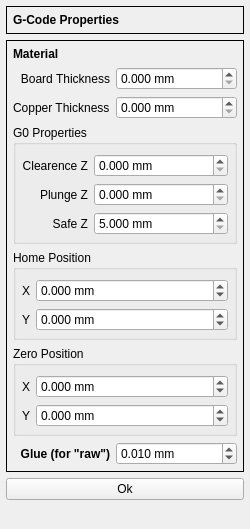
<?xml version="1.0" encoding="UTF-8"?>
<ui version="4.0">
 <class>GCodePropertiesForm</class>
 <widget class="QWidget" name="GCodePropertiesForm">
  <property name="geometry">
   <rect>
    <x>0</x>
    <y>0</y>
    <width>250</width>
    <height>529</height>
   </rect>
  </property>
  <property name="minimumSize">
   <size>
    <width>250</width>
    <height>0</height>
   </size>
  </property>
  <property name="windowTitle">
   <string>Form</string>
  </property>
  <layout class="QVBoxLayout" name="verticalLayout">
   <property name="leftMargin">
    <number>6</number>
   </property>
   <property name="topMargin">
    <number>6</number>
   </property>
   <property name="rightMargin">
    <number>6</number>
   </property>
   <property name="bottomMargin">
    <number>6</number>
   </property>
   <item>
    <widget class="QFrame" name="frame">
     <property name="sizePolicy">
      <sizepolicy hsizetype="Preferred" vsizetype="Fixed">
       <horstretch>0</horstretch>
       <verstretch>0</verstretch>
      </sizepolicy>
     </property>
     <property name="frameShape">
      <enum>QFrame::Panel</enum>
     </property>
     <property name="frameShadow">
      <enum>QFrame::Plain</enum>
     </property>
     <property name="lineWidth">
      <number>1</number>
     </property>
     <property name="midLineWidth">
      <number>0</number>
     </property>
     <layout class="QVBoxLayout" name="verticalLayout_3">
      <property name="leftMargin">
       <number>6</number>
      </property>
      <property name="topMargin">
       <number>6</number>
      </property>
      <property name="rightMargin">
       <number>6</number>
      </property>
      <property name="bottomMargin">
       <number>6</number>
      </property>
      <item>
       <widget class="QLabel" name="label">
        <property name="font">
         <font>
          <weight>75</weight>
          <bold>true</bold>
         </font>
        </property>
        <property name="text">
         <string>G-Code Properties</string>
        </property>
       </widget>
      </item>
     </layout>
    </widget>
   </item>
   <item>
    <widget class="QFrame" name="frame_2">
     <property name="frameShape">
      <enum>QFrame::Panel</enum>
     </property>
     <property name="frameShadow">
      <enum>QFrame::Plain</enum>
     </property>
     <layout class="QFormLayout" name="formLayout_2">
      <property name="labelAlignment">
       <set>Qt::AlignRight|Qt::AlignTrailing|Qt::AlignVCenter</set>
      </property>
      <property name="leftMargin">
       <number>6</number>
      </property>
      <property name="topMargin">
       <number>6</number>
      </property>
      <property name="rightMargin">
       <number>6</number>
      </property>
      <property name="bottomMargin">
       <number>6</number>
      </property>
      <item row="0" column="0" colspan="2">
       <widget class="QLabel" name="label_2">
        <property name="font">
         <font>
          <weight>75</weight>
          <bold>true</bold>
         </font>
        </property>
        <property name="text">
         <string>Material</string>
        </property>
       </widget>
      </item>
      <item row="1" column="0">
       <widget class="QLabel" name="thicknessLabel">
        <property name="text">
         <string>Board Thickness</string>
        </property>
        <property name="alignment">
         <set>Qt::AlignRight|Qt::AlignTrailing|Qt::AlignVCenter</set>
        </property>
       </widget>
      </item>
      <item row="1" column="1">
       <widget class="DoubleSpinBox" name="dsbxThickness">
        <property name="suffix">
         <string> mm</string>
        </property>
        <property name="decimals">
         <number>3</number>
        </property>
        <property name="maximum">
         <double>100.000000000000000</double>
        </property>
        <property name="singleStep">
         <double>0.100000000000000</double>
        </property>
       </widget>
      </item>
      <item row="3" column="0" colspan="2">
       <widget class="QGroupBox" name="groupBox_3">
        <property name="title">
         <string>G0 Properties</string>
        </property>
        <layout class="QFormLayout" name="formLayout_4">
         <property name="labelAlignment">
          <set>Qt::AlignRight|Qt::AlignTrailing|Qt::AlignVCenter</set>
         </property>
         <property name="leftMargin">
          <number>6</number>
         </property>
         <property name="topMargin">
          <number>9</number>
         </property>
         <property name="rightMargin">
          <number>6</number>
         </property>
         <property name="bottomMargin">
          <number>6</number>
         </property>
         <item row="0" column="0">
          <widget class="QLabel" name="clearenceLabel">
           <property name="text">
            <string>Clearence Z</string>
           </property>
           <property name="alignment">
            <set>Qt::AlignRight|Qt::AlignTrailing|Qt::AlignVCenter</set>
           </property>
          </widget>
         </item>
         <item row="0" column="1">
          <widget class="DoubleSpinBox" name="dsbxClearence">
           <property name="suffix">
            <string> mm</string>
           </property>
           <property name="decimals">
            <number>3</number>
           </property>
           <property name="maximum">
            <double>100.000000000000000</double>
           </property>
          </widget>
         </item>
         <item row="1" column="0">
          <widget class="QLabel" name="plungeLabel">
           <property name="text">
            <string>Plunge Z</string>
           </property>
           <property name="alignment">
            <set>Qt::AlignRight|Qt::AlignTrailing|Qt::AlignVCenter</set>
           </property>
          </widget>
         </item>
         <item row="1" column="1">
          <widget class="DoubleSpinBox" name="dsbxPlunge">
           <property name="suffix">
            <string> mm</string>
           </property>
           <property name="decimals">
            <number>3</number>
           </property>
           <property name="maximum">
            <double>100.000000000000000</double>
           </property>
           <property name="singleStep">
            <double>0.100000000000000</double>
           </property>
          </widget>
         </item>
         <item row="2" column="0">
          <widget class="QLabel" name="label_6">
           <property name="font">
            <font>
             <weight>50</weight>
             <bold>false</bold>
            </font>
           </property>
           <property name="text">
            <string>Safe Z</string>
           </property>
           <property name="alignment">
            <set>Qt::AlignRight|Qt::AlignTrailing|Qt::AlignVCenter</set>
           </property>
          </widget>
         </item>
         <item row="2" column="1">
          <widget class="DoubleSpinBox" name="dsbxSafeZ">
           <property name="suffix">
            <string> mm</string>
           </property>
           <property name="decimals">
            <number>3</number>
           </property>
           <property name="minimum">
            <double>5.000000000000000</double>
           </property>
           <property name="maximum">
            <double>1000.000000000000000</double>
           </property>
          </widget>
         </item>
        </layout>
       </widget>
      </item>
      <item row="5" column="0" colspan="2">
       <widget class="QGroupBox" name="groupBox_2">
        <property name="title">
         <string>Home Position</string>
        </property>
        <layout class="QFormLayout" name="formLayout_3">
         <property name="leftMargin">
          <number>6</number>
         </property>
         <property name="topMargin">
          <number>9</number>
         </property>
         <property name="rightMargin">
          <number>6</number>
         </property>
         <property name="bottomMargin">
          <number>6</number>
         </property>
         <item row="0" column="0">
          <widget class="QLabel" name="homeXLabel">
           <property name="text">
            <string>X</string>
           </property>
           <property name="alignment">
            <set>Qt::AlignRight|Qt::AlignTrailing|Qt::AlignVCenter</set>
           </property>
          </widget>
         </item>
         <item row="0" column="1">
          <widget class="DoubleSpinBox" name="dsbxHomeX">
           <property name="suffix">
            <string> mm</string>
           </property>
           <property name="decimals">
            <number>3</number>
           </property>
           <property name="minimum">
            <double>-1000.000000000000000</double>
           </property>
           <property name="maximum">
            <double>1000.000000000000000</double>
           </property>
          </widget>
         </item>
         <item row="1" column="0">
          <widget class="QLabel" name="homeYLabel">
           <property name="text">
            <string>Y</string>
           </property>
           <property name="alignment">
            <set>Qt::AlignRight|Qt::AlignTrailing|Qt::AlignVCenter</set>
           </property>
          </widget>
         </item>
         <item row="1" column="1">
          <widget class="DoubleSpinBox" name="dsbxHomeY">
           <property name="suffix">
            <string> mm</string>
           </property>
           <property name="decimals">
            <number>3</number>
           </property>
           <property name="minimum">
            <double>-1000.000000000000000</double>
           </property>
           <property name="maximum">
            <double>1000.000000000000000</double>
           </property>
          </widget>
         </item>
        </layout>
       </widget>
      </item>
      <item row="6" column="0" colspan="2">
       <widget class="QGroupBox" name="groupBox">
        <property name="title">
         <string>Zero Position</string>
        </property>
        <layout class="QFormLayout" name="formLayout">
         <property name="leftMargin">
          <number>6</number>
         </property>
         <property name="topMargin">
          <number>9</number>
         </property>
         <property name="rightMargin">
          <number>6</number>
         </property>
         <property name="bottomMargin">
          <number>6</number>
         </property>
         <item row="0" column="0">
          <widget class="QLabel" name="zeroXLabel">
           <property name="text">
            <string>X</string>
           </property>
           <property name="alignment">
            <set>Qt::AlignRight|Qt::AlignTrailing|Qt::AlignVCenter</set>
           </property>
          </widget>
         </item>
         <item row="0" column="1">
          <widget class="DoubleSpinBox" name="dsbxZeroX">
           <property name="suffix">
            <string> mm</string>
           </property>
           <property name="decimals">
            <number>3</number>
           </property>
           <property name="minimum">
            <double>-1000.000000000000000</double>
           </property>
           <property name="maximum">
            <double>1000.000000000000000</double>
           </property>
          </widget>
         </item>
         <item row="1" column="0">
          <widget class="QLabel" name="zeroYLabel">
           <property name="text">
            <string>Y</string>
           </property>
           <property name="alignment">
            <set>Qt::AlignRight|Qt::AlignTrailing|Qt::AlignVCenter</set>
           </property>
          </widget>
         </item>
         <item row="1" column="1">
          <widget class="DoubleSpinBox" name="dsbxZeroY">
           <property name="suffix">
            <string> mm</string>
           </property>
           <property name="decimals">
            <number>3</number>
           </property>
           <property name="minimum">
            <double>-1000.000000000000000</double>
           </property>
           <property name="maximum">
            <double>1000.000000000000000</double>
           </property>
          </widget>
         </item>
        </layout>
       </widget>
      </item>
      <item row="8" column="0">
       <widget class="QLabel" name="glueLabel">
        <property name="font">
         <font>
          <weight>75</weight>
          <bold>true</bold>
         </font>
        </property>
        <property name="text">
         <string>Glue (for &quot;raw&quot;)</string>
        </property>
        <property name="alignment">
         <set>Qt::AlignRight|Qt::AlignTrailing|Qt::AlignVCenter</set>
        </property>
       </widget>
      </item>
      <item row="8" column="1">
       <widget class="DoubleSpinBox" name="dsbxGlue">
        <property name="suffix">
         <string> mm</string>
        </property>
        <property name="decimals">
         <number>3</number>
        </property>
        <property name="maximum">
         <double>1.000000000000000</double>
        </property>
        <property name="singleStep">
         <double>0.005000000000000</double>
        </property>
        <property name="stepType">
         <enum>QAbstractSpinBox::DefaultStepType</enum>
        </property>
        <property name="value">
         <double>0.010000000000000</double>
        </property>
       </widget>
      </item>
      <item row="2" column="0">
       <widget class="QLabel" name="label_3">
        <property name="text">
         <string>Copper Thickness</string>
        </property>
       </widget>
      </item>
      <item row="2" column="1">
       <widget class="DoubleSpinBox" name="dsbxCopperThickness">
        <property name="suffix">
         <string> mm</string>
        </property>
        <property name="decimals">
         <number>3</number>
        </property>
        <property name="maximum">
         <double>1.000000000000000</double>
        </property>
        <property name="singleStep">
         <double>0.001000000000000</double>
        </property>
       </widget>
      </item>
     </layout>
    </widget>
   </item>
   <item>
    <widget class="QPushButton" name="pbOk">
     <property name="text">
      <string>Ok</string>
     </property>
    </widget>
   </item>
   <item>
    <spacer name="verticalSpacer">
     <property name="orientation">
      <enum>Qt::Vertical</enum>
     </property>
     <property name="sizeHint" stdset="0">
      <size>
       <width>20</width>
       <height>40</height>
      </size>
     </property>
    </spacer>
   </item>
  </layout>
 </widget>
 <customwidgets>
  <customwidget>
   <class>DoubleSpinBox</class>
   <extends>QDoubleSpinBox</extends>
   <header>doublespinbox.h</header>
  </customwidget>
 </customwidgets>
 <resources/>
 <connections/>
</ui>
